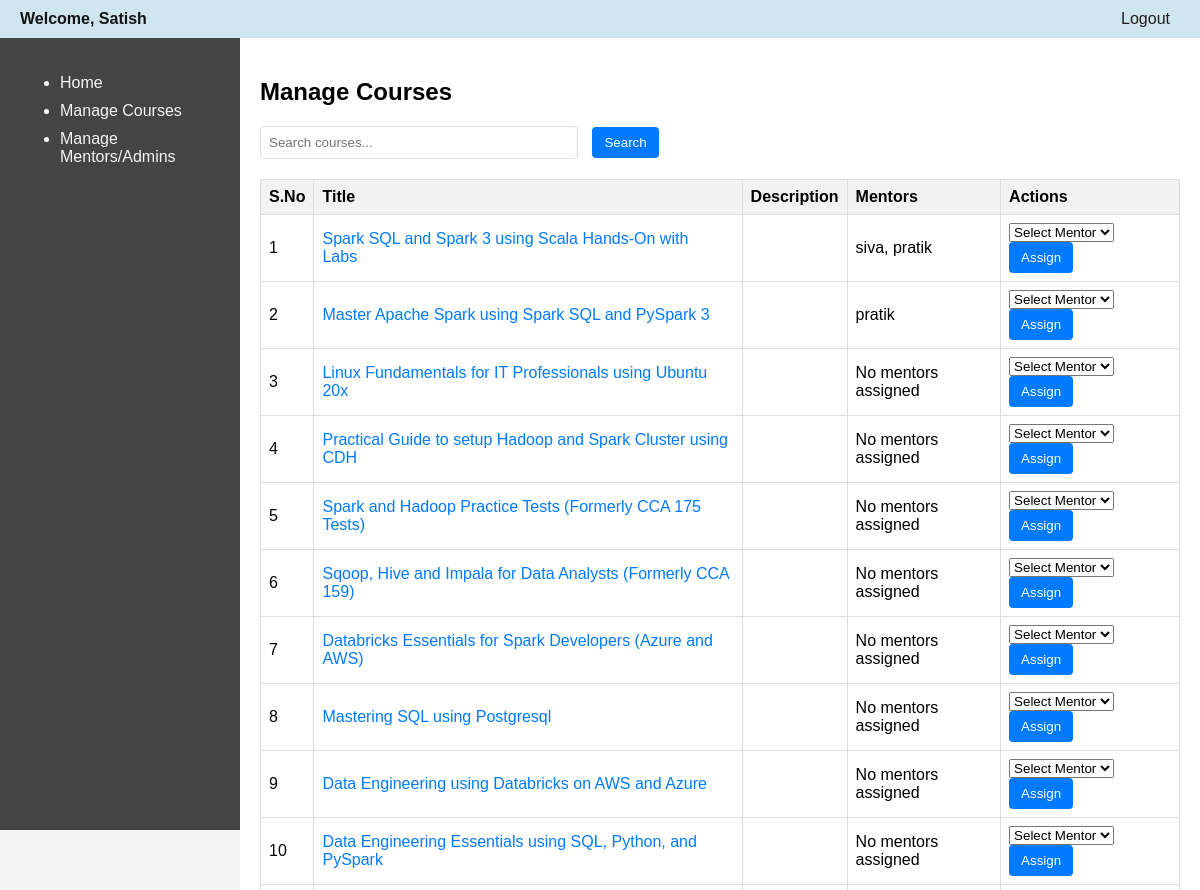
Before: /home/manage_courses/ (signed in, upper part) with the older database file.
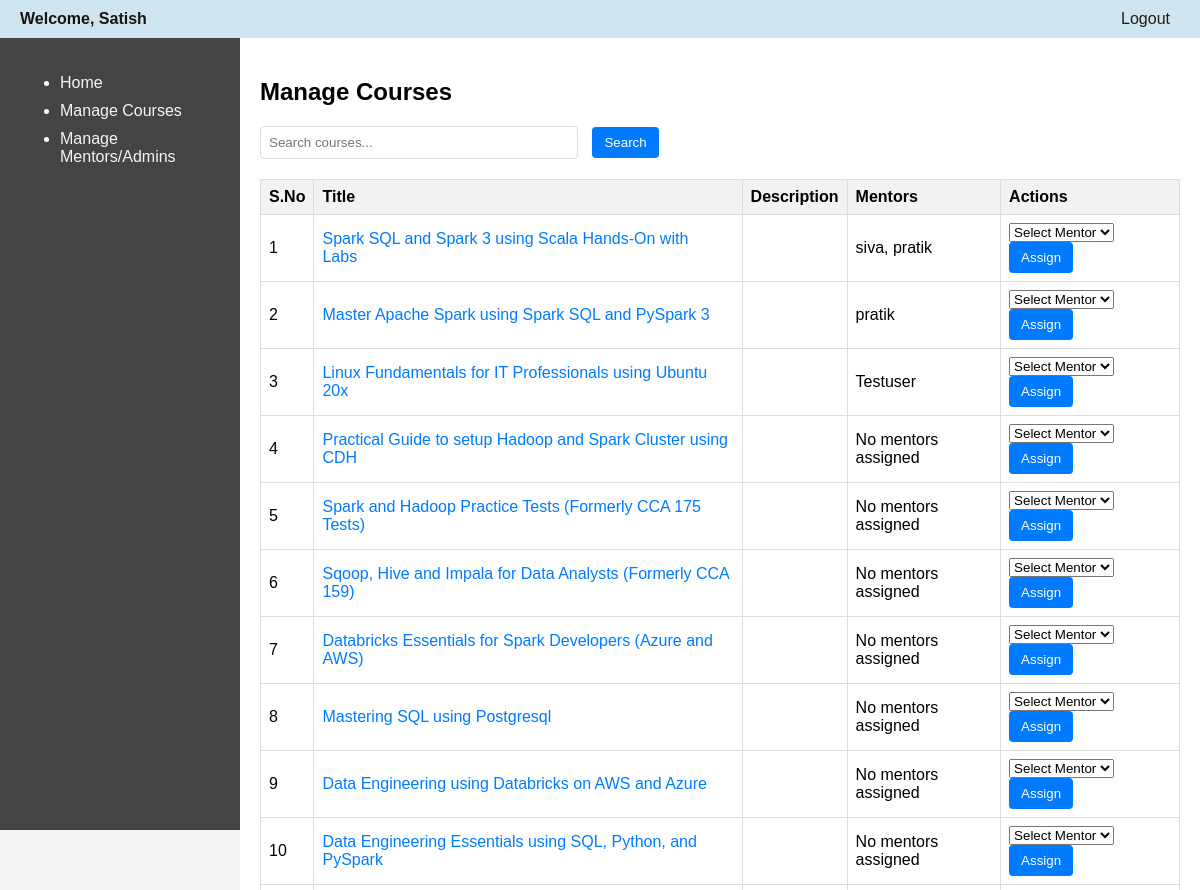
After: the same page with the newer database file.
### que_forum/models.py (models this page shows, shortened)
class Course(models.Model):
    __tablename__ = 'courses'
    udemy_course_id = models.CharField(max_length=100, unique=True)
    title = models.CharField(max_length=255)
    description = models.TextField()
    created_at = models.DateTimeField(auto_now_add=True)
    updated_at = models.DateTimeField(auto_now=True)
    class Meta:
        db_table = 'courses'

class MentorCourseAssignment(models.Model):
    course = models.ForeignKey(Course, on_delete=models.CASCADE, related_name='mentor_course_assignments')
    mentor = models.ForeignKey(CustomUser, on_delete=models.CASCADE, related_name='mentor_course_assignments', limit_choices_to={'role': CustomUser.MENTOR})
    assigned_at = models.DateTimeField(auto_now_add=True)
    class Meta:
        db_table = 'mentor_course_assignments'

class CustomUser(AbstractUser):
    ADMIN = 'admin'
    MENTOR = 'mentor'
    ROLE_CHOICES = (
        (ADMIN, 'Admin'),
        (MENTOR, 'Mentor'),
    )
    role = models.CharField(max_length=10, choices=ROLE_CHOICES, default=MENTOR)
    class Meta:
        db_table = 'customusers'

### que_forum/views.py (the view, shortened to what this page needs)
# urls.py: path('manage_courses/', views.manage_courses, name='manage_courses'),
@login_required
def manage_courses(request):
    query = request.GET.get('q')
    if request.user.role == CustomUser.ADMIN:
        if query:
            courses = Course.objects.filter(title__icontains=query)
        else:
            courses = Course.objects.all()
    else:
        return render(request, 'error.html', {'message': 'You do not have permission to view this page.'})
    mentors = CustomUser.objects.filter(role=CustomUser.MENTOR)
    if request.user.role == CustomUser.MENTOR:
        courses = [assignment.course for assignment in courses]
    return render(request, 'manage_courses.html', {'courses': courses, 'mentors': mentors})

### que_forum/templates/manage_courses.html (shortened to what this page needs)
{% extends 'base.html' %}
{% block content %}
{% load static %}
<link rel="stylesheet" type="text/css" href="{% static 'css/manage_courses.css' %}">
{% if courses %}
<h2>Manage Courses</h2>
<form method="GET" action="">
  <input type="text" name="q" placeholder="Search courses..." value="{{ request.GET.q }}">
  <button type="submit">Search</button>
</form>
<table>
  <tr>
    <th>S.No</th>
    <th>Title</th>
    <th>Description</th>
    <th>Mentors</th>
    {% if user.role == 'admin' %}
    <th>Actions</th>
    {% endif %}
  </tr>
  {% for course in courses %}
  <tr>
    <td>{{ forloop.counter }}</td>
    <td><a href="#">{{ course.title }}</a></td>
    <td>{{ course.description }}</td>
    <td>
      {% for assignment in course.mentor_course_assignments.all %}
        {{ assignment.mentor.username }}{% if not forloop.last %}, {% endif %}
      {% empty %}
        No mentors assigned
      {% endfor %}
    </td>
    {% if user.role == 'admin' %}
    <td>
      <form method="POST" action="{% url 'assign_mentor' course.id %}">
        <select name="mentor_id">
          <option value="">Select Mentor</option>
        </select>
        <button type="submit">Assign</button>
      </form>
    </td>
    {% endif %}
  </tr>
  {% endfor %}
</table>
{% else %}
<p class="no-courses-message">No courses assigned to you.</p>
{% endif %}
{% endblock %}

Changed rows visible on the page:
shown differently, row unchanged: Course "Linux Fundamentals for IT Professionals using Ubuntu 20x": no longer shows "No mentors assigned"
added MentorCourseAssignment: mentor.username "Testuser", shown under Course "Linux Fundamentals for IT Professionals using Ubuntu 20x"
